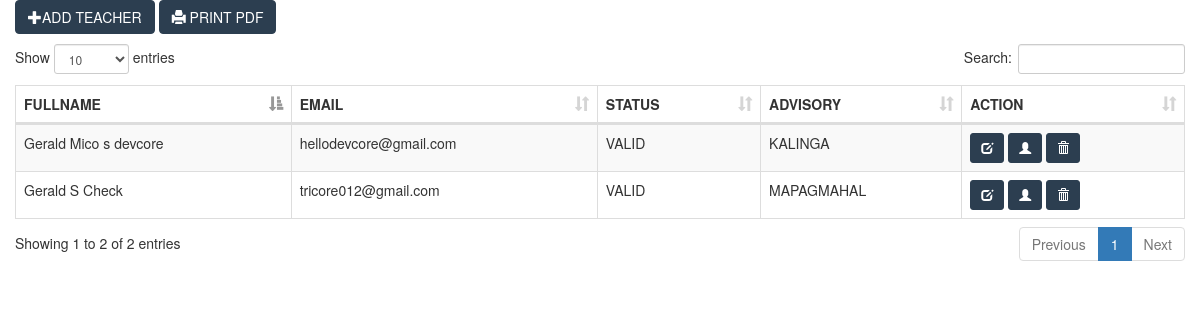
Page /ADMIN/ADMIN/TEACHER/index.php on the committed database.
### tables this page shows
CREATE TABLE `teacher` (
  `user_id` int(11) NOT NULL,
  `lname` varchar(200) NOT NULL,
  `fname` varchar(200) NOT NULL,
  `initial` varchar(200) NOT NULL,
  `email` varchar(200) NOT NULL,
  `sec_id` int(10) NOT NULL,
  `password` varchar(200) NOT NULL,
  `code` int(100) NOT NULL,
  `status` varchar(200) NOT NULL,
  `date_created` date NOT NULL
);

CREATE TABLE `section` (
  `section_id` int(11) NOT NULL,
  `section_name` varchar(200) NOT NULL,
  `grade_id` int(50) NOT NULL
);

### ADMIN/ADMIN/TEACHER/index.php (shortened to what this page needs)
<!DOCTYPE html>
<html>
<head>
	<link rel="stylesheet" type="text/css" href="bootstrap/css/bootstrap.min.css">
	<link rel="stylesheet" type="text/css" href="datatable/dataTable.bootstrap.min.css">
</head>
<body>
<div class="container">
	<div class="row">
		<div class="col-sm-12">
			<div class="row">
				<a href="#addnew" data-toggle="modal" class="btn btn-primary" style="background-color:#2c3e50; border-color:#2c3e50;"><span class="glyphicon glyphicon-plus"></span>ADD TEACHER</a>
				<a href="print_pdf.php" class="btn btn-primary" style="background-color:#2c3e50; border-color:#2c3e50;"><span class="glyphicon glyphicon-print"></span> PRINT PDF</a>
			</div>
			<div class="height10">
			</div>
			<div class="row">
				<table id="myTable" class="table table-bordered table-striped">
					<thead>
						<th>FULLNAME</th>
						<th>EMAIL</th>
						<th>STATUS</th>
						<th>ADVISORY</th>
						<th>ACTION</th>
					</thead>
					<tbody>
						<?php
							include_once('../../../connection/connection.php');
							$sql = "SELECT * FROM teacher left join section ON teacher.sec_id = section.section_id WHERE teacher.status != 'ARCHIVE' OR teacher.status != 'LOCKED'";
							$query = $conn->query($sql);
							while($row = $query->fetch_assoc()){
								echo
								"<tr>
									<td>".$row['fname']." ".$row['initial']." ".$row['lname']."</td>
								    <td>".$row['email']."</td>
								    <td>".$row['status']."</td>";
								echo
									"
					                <td>".$row['section_name']."</td>
									<td>
									<a href='#edit_".$row['user_id']."' class='btn btn-success btn-sm' data-toggle='modal' style='background-color:#2c3e50; border-color:#2c3e50;'><span class='glyphicon glyphicon-edit'></span></a>
										<a href='assigned.php?section_id=".$row['section_id']."&user_id=".$row['user_id']."' class='btn btn-danger btn-sm' data-toggle='modal' style='background-color:#2c3e50; border-color:#2c3e50;'><span class='glyphicon glyphicon-user'></span></a>
										<a href='#delete_".$row['user_id']."' class='btn btn-danger btn-sm' data-toggle='modal' style='background-color:#2c3e50; border-color:#2c3e50;'><span class='glyphicon glyphicon-trash'></span></a>
									</td>
								</tr>";
							}
						?>
					</tbody>
				</table>
			</div>
		</div>
	</div>
</div>
</body>
</html>

### ADMIN/ADMIN/TEACHER/index.php (style rules this page uses)
.height10 { height:10px; }

### rows in the picture
teacher: fname "Gerald", initial "S", lname "Check", email "tricore012@gmail.com", status "VALID", section.section_name "MAPAGMAHAL"
teacher: fname "Gerald Mico", initial "s", lname "devcore", email "hellodevcore@gmail.com", status "VALID", section.section_name "KALINGA"
